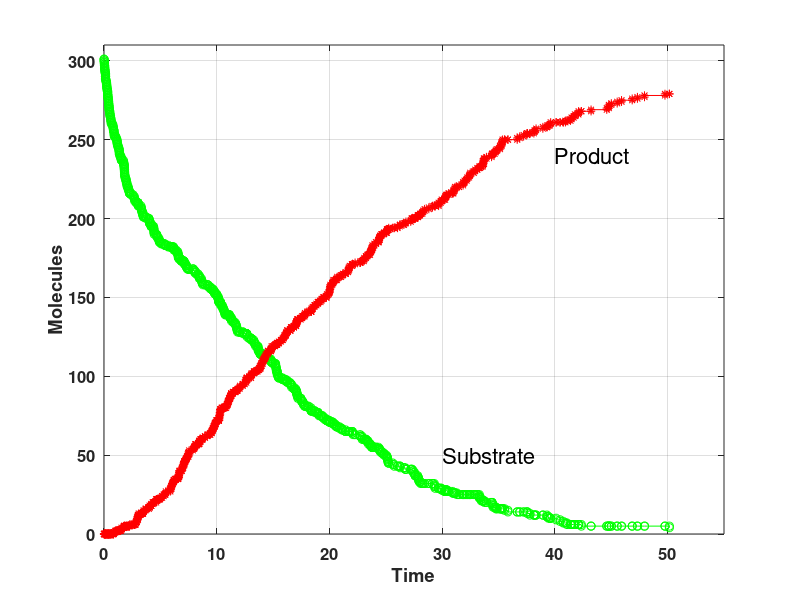

Write the MATLAB code that produced this figure.
%SSA_PLOT.M
%
% Simple implementation of the Stochastic Simulation Algorithm
% (or Gillespie's algorithm) on the Michaelis-Menten system.
%
% Parameters from Chapter 7 of 
%      Stochastic Modelling for Systems Biology,
%      by Darren J. Wilkinson, Chapman & Hall/CRC, 2006.
%
% Downloadable from 
%    http://www.maths.strath.ac.uk/~aas96106/algfiles.html
%
% This is an extended version of ssa_mm.m, that 
% produces graphical output. There is an accompanying paper
% to appear in SIAM Review, Education section.
%
% D J Higham, 2006.

clf

rand('state',100)

%stoichiometric matrix
V = [-1 1 0; -1 1 1; 1 -1 -1; 0 0 1];

%%%%%%%%%% Parameters and Initial Conditions %%%%%%%%%
nA = 6.023e23;             % Avagadro's number
vol = 1e-15;               % volume of system
X = zeros(4,1);
X(1) = round(5e-7*nA*vol); % molecules of substrate
X(2) = round(2e-7*nA*vol); % molecules of enzyme 
c(1) = 1e6/(nA*vol); c(2) = 1e-4; c(3) = 0.1;

t = 0;
tfinal = 50;

count = 1;
tvals(1) = 0;
Xvals(:,1) = X;

while t < tfinal
     a(1) = c(1)*X(1)*X(2);
     a(2) = c(2)*X(3);
     a(3) = c(3)*X(3);
     asum = sum(a);
     j = min(find(rand<cumsum(a/asum)));
     tau = log(1/rand)/asum;
     X = X + V(:,j);
    
     count = count + 1;
     t = t + tau;
     tvals(count) = t;
     Xvals(:,count) = X;
end

%%%%%%%%%%% Plots

L = length(tvals);
tnew = zeros(1,2*(L-1));
tnew(1:2:end-1) = tvals(2:end);
tnew(2:2:end) = tvals(2:end);
tnew = [tvals(1),tnew];

Svals = Xvals(1,:);
ynew = zeros(1,2*L-1);
ynew(1:2:end) = Svals;
ynew(2:2:end-1) = Svals(1:end-1);
plot(tnew,ynew,'go-')
hold on

Pvals = Xvals(4,:);
ynew = zeros(1,2*L-1);
ynew(1:2:end) = Pvals;
ynew(2:2:end-1) = Pvals(1:end-1);
plot(tnew,ynew,'r*-')

text(40,240,'Product','FontSize',16)
text(30,50,'Substrate','FontSize',16)

xlabel('Time','FontSize',14)
ylabel('Molecules','FontSize',14)

axis([0 55 0 310])

set(gca,'FontWeight','Bold','FontSize',12)
grid on
